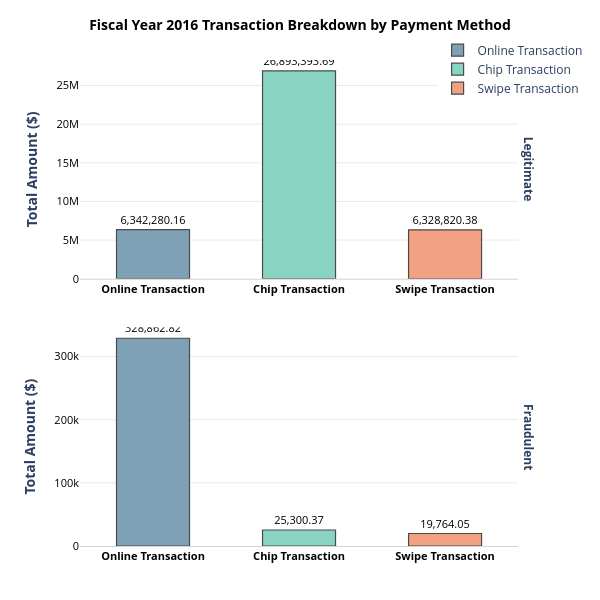

Here is the notebook cell this chart was saved with:
### Code cell
total_chip_plot (total_amountchip_df, "total_amount", "<b>Total Amount ($)</b>")

### Figure 1 — Plotly figure (JSON) as saved in the notebook; plotly's stock layout.template omitted (floating-point values rounded to 4 significant figures)
{"data": [{"customdata": [["Legitimate"]], "hovertemplate": "<b>%{x}</b><br>Status: %{customdata[0]}<br>Total: %{y:,}<extra></extra>", "legendgroup": "Online Transaction", "marker": {"color": "#7EA1B5", "line": {"color": "#4A4A4A", "width": 1.2}, "pattern": {"shape": ""}}, "name": "Online Transaction", "orientation": "v", "showlegend": true, "textfont": {"color": "black", "size": 11}, "textposition": "outside", "texttemplate": "%{y:,}", "type": "bar", "width": 0.5, "x": ["Online Transaction"], "xaxis": "x2", "y": [6342000.0], "yaxis": "y2"}, {"customdata": [["Fraudulent"]], "hovertemplate": "<b>%{x}</b><br>Status: %{customdata[0]}<br>Total: %{y:,}<extra></extra>", "legendgroup": "Online Transaction", "marker": {"color": "#7EA1B5", "line": {"color": "#4A4A4A", "width": 1.2}, "pattern": {"shape": ""}}, "name": "Online Transaction", "orientation": "v", "showlegend": false, "textfont": {"color": "black", "size": 11}, "textposition": "outside", "texttemplate": "%{y:,}", "type": "bar", "width": 0.5, "x": ["Online Transaction"], "xaxis": "x", "y": [328900.0], "yaxis": "y"}, {"customdata": [["Legitimate"]], "hovertemplate": "<b>%{x}</b><br>Status: %{customdata[0]}<br>Total: %{y:,}<extra></extra>", "legendgroup": "Chip Transaction", "marker": {"color": "#89D3C2", "line": {"color": "#4A4A4A", "width": 1.2}, "pattern": {"shape": ""}}, "name": "Chip Transaction", "orientation": "v", "showlegend": true, "textfont": {"color": "black", "size": 11}, "textposition": "outside", "texttemplate": "%{y:,}", "type": "bar", "width": 0.5, "x": ["Chip Transaction"], "xaxis": "x2", "y": [26890000.0], "yaxis": "y2"}, {"customdata": [["Fraudulent"]], "hovertemplate": "<b>%{x}</b><br>Status: %{customdata[0]}<br>Total: %{y:,}<extra></extra>", "legendgroup": "Chip Transaction", "marker": {"color": "#89D3C2", "line": {"color": "#4A4A4A", "width": 1.2}, "pattern": {"shape": ""}}, "name": "Chip Transaction", "orientation": "v", "showlegend": false, "textfont": {"color": "black", "size": 11}, "textposition": "outside", "texttemplate": "%{y:,}", "type": "bar", "width": 0.5, "x": ["Chip Transaction"], "xaxis": "x", "y": [25300.0], "yaxis": "y"}, {"customdata": [["Legitimate"]], "hovertemplate": "<b>%{x}</b><br>Status: %{customdata[0]}<br>Total: %{y:,}<extra></extra>", "legendgroup": "Swipe Transaction", "marker": {"color": "#F2A183", "line": {"color": "#4A4A4A", "width": 1.2}, "pattern": {"shape": ""}}, "name": "Swipe Transaction", "orientation": "v", "showlegend": true, "textfont": {"color": "black", "size": 11}, "textposition": "outside", "texttemplate": "%{y:,}", "type": "bar", "width": 0.5, "x": ["Swipe Transaction"], "xaxis": "x2", "y": [6329000.0], "yaxis": "y2"}, {"customdata": [["Fraudulent"]], "hovertemplate": "<b>%{x}</b><br>Status: %{customdata[0]}<br>Total: %{y:,}<extra></extra>", "legendgroup": "Swipe Transaction", "marker": {"color": "#F2A183", "line": {"color": "#4A4A4A", "width": 1.2}, "pattern": {"shape": ""}}, "name": "Swipe Transaction", "orientation": "v", "showlegend": false, "textfont": {"color": "black", "size": 11}, "textposition": "outside", "texttemplate": "%{y:,}", "type": "bar", "width": 0.5, "x": ["Swipe Transaction"], "xaxis": "x", "y": [19760.0], "yaxis": "y"}], "layout": {"annotations": [{"font": {}, "showarrow": false, "text": "<b>Fraudulent</b>", "textangle": 90, "x": 0.98, "xanchor": "left", "xref": "paper", "y": 0.225, "yanchor": "middle", "yref": "paper"}, {"font": {}, "showarrow": false, "text": "<b>Legitimate</b>", "textangle": 90, "x": 0.98, "xanchor": "left", "xref": "paper", "y": 0.775, "yanchor": "middle", "yref": "paper"}], "autosize": false, "barmode": "relative", "height": 600, "legend": {"orientation": "v", "title": {"text": ""}, "tracegroupgap": 0, "x": 0.8, "xanchor": "left", "y": 1.05, "yanchor": "top"}, "margin": {"b": 50, "l": 80, "r": 30, "t": 60}, "paper_bgcolor": "white", "plot_bgcolor": "white", "showlegend": true, "title": {"font": {"color": "black", "size": 14}, "text": "<b>Fiscal Year 2016 Transaction Breakdown by Payment Method</b>", "x": 0.5}, "width": 600, "xaxis": {"anchor": "y", "autorange": true, "categoryarray": ["Online Transaction", "Chip Transaction", "Swipe Transaction"], "categoryorder": "array", "domain": [0, 0.98], "linecolor": "#D3D3D3", "range": [-0.5, 2.5], "showgrid": false, "showticklabels": true, "tickfont": {"color": "black", "size": 11, "weight": "bold"}, "title": {"text": ""}, "type": "category"}, "xaxis2": {"anchor": "y2", "autorange": true, "domain": [0, 0.98], "linecolor": "#D3D3D3", "matches": "x", "range": [-0.5, 2.5], "showgrid": false, "showticklabels": true, "tickfont": {"color": "black", "size": 11, "weight": "bold"}, "title": {"text": ""}, "type": "category"}, "yaxis": {"anchor": "x", "autorange": true, "domain": [0, 0.45], "gridcolor": "#EAEAEA", "range": [0, 377700.0], "showline": false, "showticklabels": true, "tickfont": {"color": "black", "size": 11}, "title": {"text": "<b>Total Amount ($)</b>"}, "type": "linear", "zeroline": false}, "yaxis2": {"anchor": "x2", "autorange": true, "domain": [0.55, 1], "gridcolor": "#EAEAEA", "range": [0, 30890000.0], "showline": false, "showticklabels": true, "tickfont": {"color": "black", "size": 11}, "title": {"text": "<b>Total Amount ($)</b>"}, "type": "linear", "zeroline": false}}}
